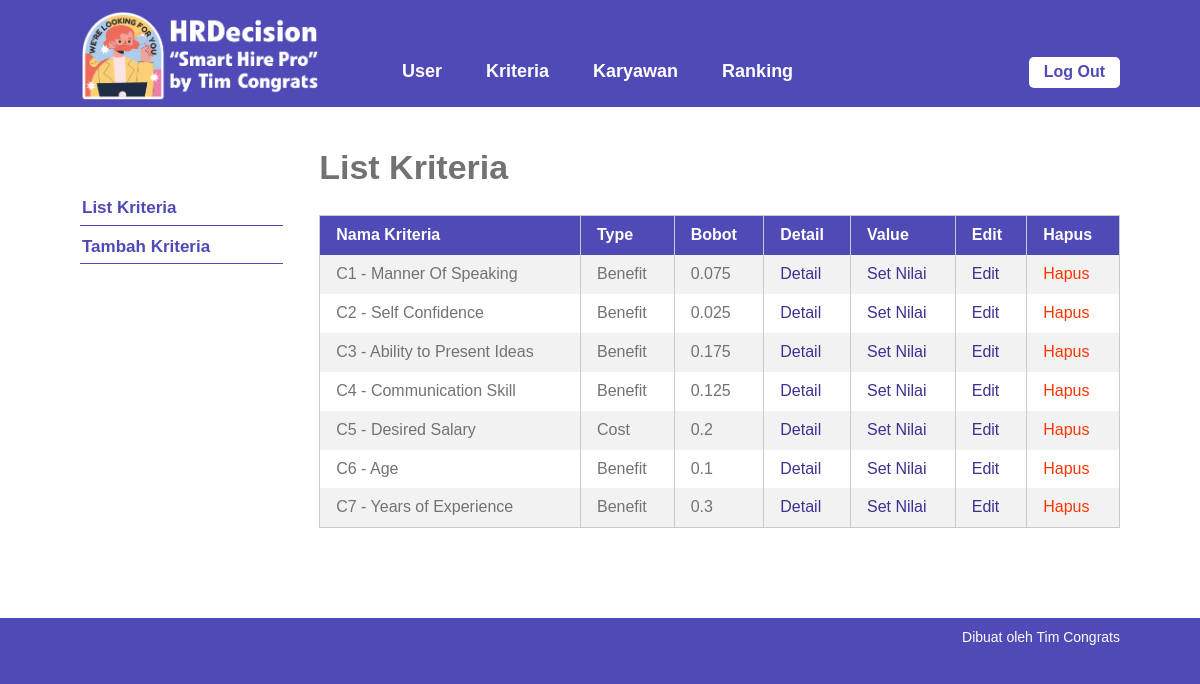
The app's page /list-kriteria.php (signed in) with its own data.
### tables this page shows
CREATE TABLE `kriteria` (
  `id_kriteria` int(10) NOT NULL,
  `nama` varchar(30) NOT NULL,
  `type` enum('benefit','cost') NOT NULL,
  `bobot` float NOT NULL,
  `ada_pilihan` tinyint(1) DEFAULT NULL,
  `urutan_order` int(2) NOT NULL
);

### list-kriteria.php (the view, shortened to what this page needs)
<?php require_once('includes/init.php'); ?>
<?php
require_once('template/header.php');
?>
	<div class="main-content-row">
	<div class="container clearfix">
		<?php include_once('template/sidebar-kriteria.php'); ?>
		<div class="main-content the-content">
			<h1>List Kriteria</h1>
			<?php
			$query = $pdo->prepare('SELECT * FROM kriteria ORDER BY urutan_order ASC');
			$query->execute();
			$query->setFetchMode(PDO::FETCH_ASSOC);
			if($query->rowCount() > 0):
			?>
			<table class="pure-table pure-table-striped">
				<thead>
					<tr>
						<th>Nama Kriteria</th>
						<th>Type</th>
						<th>Bobot</th>
						<th>Detail</th>
						<th>Value</th>
						<th>Edit</th>
						<th>Hapus</th>
					</tr>
				</thead>
				<tbody>
					<?php while($hasil = $query->fetch()): ?>
						<tr>
							<td><?php echo $hasil['nama']; ?></td>
							<td>
							<?php
							if($hasil['type'] == 'benefit') {
								echo 'Benefit';
							} elseif($hasil['type'] == 'cost') {
								echo 'Cost';
							}
							?>
							</td>
							<td><?php echo $hasil['bobot']; ?></td>
							<td><a href="single-kriteria.php?id=<?php echo $hasil['id_kriteria']; ?>">Detail</a></td>
							<td><a href="everynilai-kriteria.php?id=<?php echo $hasil['id_kriteria']; ?>">Set Nilai</a></td>
							<td><a href="edit-kriteria.php?id=<?php echo $hasil['id_kriteria']; ?>">Edit</a></td>
							<td><a href="hapus-kriteria.php?id=<?php echo $hasil['id_kriteria']; ?>" class="red yaqin-hapus">Hapus</a></td>
						</tr>
					<?php endwhile; ?>
				</tbody>
			</table>
			<?php else: ?>
				<p>Maaf, belum ada data untuk kriteria.</p>
			<?php endif; ?>
		</div>
	</div>
	</div>
<?php
require_once('template/footer.php');

### stylesheets/style.css (style rules this page uses)
html,body,div,span,applet,object,iframe,h1,h2,h3,h4,h5,h6,p,blockquote,pre,a,abbr,acronym,address,big,cite,code,del,dfn,em,img,ins,kbd,q,s,samp,small,strike,strong,sub,sup,tt,var,b,u,i,center,dl,dt,dd,ol,ul,li,fieldset,form,label,legend,table,caption,tbody,tfoot,thead,tr,th,td,article,aside,canvas,details,embed,figure,figcaption,footer,header,hgroup,menu,nav,output,ruby,section,summary,time,mark,audio, video { margin: 0; padding: 0; border: 0; font-size: 100%; vertical-align: baseline }
body { line-height: 1 }
table { border-collapse: collapse; border-spacing: 0 }
*, *:before, *:after { -moz-box-sizing: border-box; -webkit-box-sizing: border-box; box-sizing: border-box }
.clearfix:before, .clearfix:after { content: " "; display: table }
.clear, .clearfix:after { clear: both }
a { color: #4f4ab5; text-decoration: none }
.container { max-width: 1100px; margin: 0 auto; position: relative; padding: 0 30px }
body { background: #4f4ab5; font-family: "PT Sans", sans-serif; color: #727272; font-size: 14px; line-height: 1.3; font-weight: 500 }
h1, h2, h3, h4, h5, h6 { font-weight: 300 }
.pure-table { border-collapse: collapse; border-spacing: 0; empty-cells: show; border: 1px solid #cbcbcb; width: 100% }
.pure-table td, .pure-table th { border-left: 1px solid #cbcbcb; border-width: 0 0 0 1px; font-size: inherit; margin: 0; overflow: visible; padding: 0.5em 1em }
.pure-table td:first-child, .pure-table th:first-child { border-left-width: 0 }
.pure-table thead { background-color: #4f4ab5; color: #fff; text-align: left; vertical-align: bottom }
.pure-table thead th { color: #fff }
.pure-table td { background-color: transparent }
.pure-table-striped tr:nth-child(2n-1) td { background-color: #f2f2f2 }
.the-content { font-size: 16px; line-height: 1.42857 }
.the-content a { color: #393391; }
.the-content h1, .the-content h2, .the-content h3, .the-content h4, .the-content h5, .the-content h6 { font-weight: 700 }
.the-content h1 { font-size: 34px; margin: 0.8em 0 0.8em; padding: 0; line-height: 1.2 }
.the-content blockquote, .the-content table, .the-content p, .the-content ul, .the-content ol, .the-content dd, .the-content pre, .the-content iframe, .the-content .flxmap-container, .the-content hr { margin-bottom: 1em }
.the-content table { margin-bottom: 50px }
.the-content>h1:first-child, .the-content>h3:first-child, .the-content>h2:first-child { margin-top: 0 }
button, a { -webkit-transition: all .2s ease; -moz-transition: all .2s ease; -o-transition: all .2s ease; transition: all 0.2s ease }
span.red, a.red, .the-content span.red, .the-content a.red { color: #ff3600; }
.main-content { float: right; width: 77%; padding: 40px 0 }

### records on screen
kriteria: nama "C1 - Manner Of Speaking", type "Benefit", bobot "0.075"
kriteria: nama "C2 - Self Confidence", type "Benefit", bobot "0.025"
kriteria: nama "C3 - Ability to Present Ideas", type "Benefit", bobot "0.175"
kriteria: nama "C4 - Communication Skill", type "Benefit", bobot "0.125"
kriteria: nama "C5 - Desired Salary", type "Cost", bobot "0.2"
kriteria: nama "C6 - Age", type "Benefit", bobot "0.1"
kriteria: nama "C7 - Years of Experience", type "Benefit", bobot "0.3"
